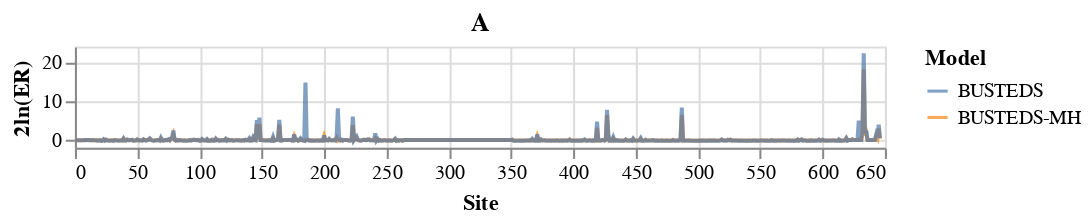

Notebook code for this chart:
### Code cell
source = df_ER

line1 = alt.Chart(source).mark_line(opacity=0.7).encode(
    x="Site",
    y="2ln(ER)",
    color="Model"
).properties(
    width=400,
    height=50,
    title="A"
)

line1

### Figure 1 — Vega-Lite specification as saved in the notebook (floating-point values rounded to 4 significant figures; data arrays with more than 128 entries replaced by an {"elided": "..."} marker saying what was removed)
{"config": {"view": {"continuousWidth": 400, "continuousHeight": 300}}, "data": {"name": "data-7a5ea4251734ea8c6a4bd471ee71db75"}, "mark": {"type": "line", "opacity": 0.7}, "encoding": {"color": {"field": "Model", "type": "nominal"}, "x": {"field": "Site", "type": "quantitative"}, "y": {"field": "2ln(ER)", "type": "quantitative"}}, "height": 50, "title": "A", "width": 400, "$schema": "https://vega.github.io/schema/vega-lite/v4.17.0.json", "datasets": {"data-7a5ea4251734ea8c6a4bd471ee71db75": {"elided": "1292 records"}}}
